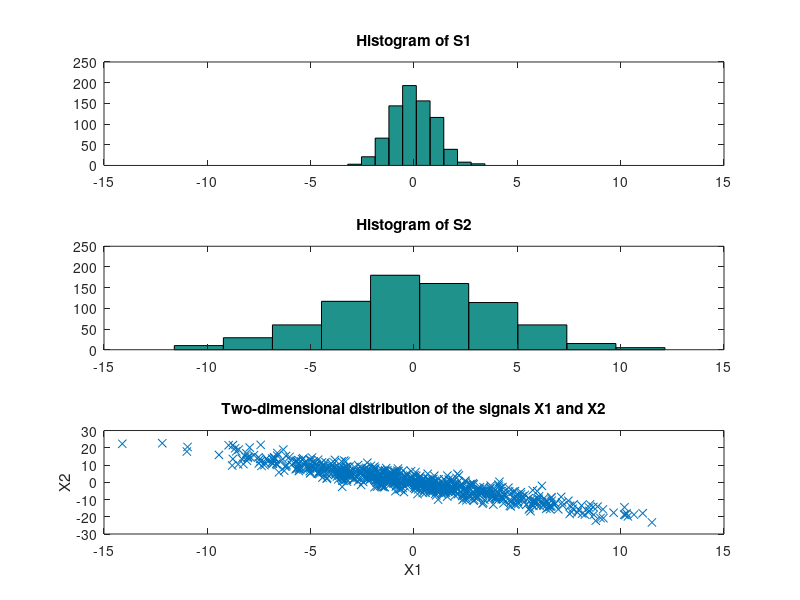

This figure's MATLAB source: (Note: this script raises an error after producing the figure.)
%%%%%%%%%%%%%%%%%%%%%%%%%%%%%%%%%%%%%%%%%%%%%%%%%%%%%%%%%%%%%%%%%%%%%%%
%Assignment C part 1
%CSE885
%Jesus Rivera
%Description:
%   This program Randomly creates 2 signals (S)
%   with n samples (by default n=750).
%   Source 1 has 0 mean and variance of 1
%   Source 2 has 0 mean and variance of 4
%   Then, it mixes the sources with a mixing matrix (A)
%   to create the observable vector (X).
%   Finally, it computes Y using ICA and SOM methods to demix (X)
%   and plot the results with each method
%%%%%%%%%%%%%%%%%%%%%%%%%%%%%%%%%%%%%%%%%%%%%%%%%%%%%%%%%%%%%%%%%%%%%%%%
clear        %clear previous values

eta = 0.6;   %Learning rate
n= 750;      %number of elements
train = 160; %Number of training steps

%Initialize the weights with random values
W = 0.01*rand(2,2);

%Mixing matrix
A = ([1 -1; 1 2]);

%Variance for the sources
Svar1 =1;
Svar2 =4;

%Generate the sources
S = double(zeros(2,n));
S(1,:) = normrnd(0,Svar1,n,1);
S(2,:) = normrnd(0,Svar2,n,1);

%Observation vector X = Source * mixer matrix
X = A*S;
 
%%%%%%%%%%%%%%%%%%%%%%%%%%%%%%%%%%%%%%%%%%%%%%%%
%Plots
%%%%%%%%%%%%%%%%%%%%%%%%%%%%%%%%%%%%%%%%%%%%%%%%
%Plot Histogram of S1
subplot(3,1,1)
hist(S(1,:))
axis([-15 15 0 250])    %[xmin xmax ymin ymax]
title('Histogram of S1')
drawnow

%Plot Histogram of S2
subplot(3,1,2)
hist(S(2,:))
axis([-15 15 0 250])    %[xmin xmax ymin ymax]
title('Histogram of S2');
drawnow

%Plot X1,X2
subplot(3,1,3)
plot(X(1,:),X(2,:),'x');
title('Two-dimensional distribution of the signals X1 and X2');
xlabel('X1');
ylabel('X2');
drawnow
pause(0.1);

%%%%%%%%%%%%%%%%%%%%%%%%%%%%%%%%%%%%%%%%%%%%%%%%%%%
%Compute Self-Organizing Maps
%%%%%%%%%%%%%%%%%%%%%%%%%%%%%%%%%%%%%%%%%%%%%%%%%%%
[A,W_SOM] = som(X,n, train, eta);

W_SOM = W_SOM(1,:);
Y_SOM = W*X;

%Compute the amplitude
Amplitude1_SOM = max(S(1,:)) / max(max(Y_SOM(1,:))); 
Amplitude2_SOM = max(S(2,:)) / max(max(Y_SOM(2,:)));

Y_SOM(1,:) = Y_SOM(1,:) *Amplitude1_SOM;
Y_SOM(2,:) = Y_SOM(2,:) *Amplitude2_SOM;

%%%%%%%%%%%%%%%%%%%%%%%%%%%%%%%%%%%%%%%%%%%%%%%%%%%
%Compute Independent Component Analysis
%%%%%%%%%%%%%%%%%%%%%%%%%%%%%%%%%%%%%%%%%%%%%%%%%%%
[Y_ICA,W_ICA]  = ICA(X,W, n, train, eta);

%Compute the amplitude
Amplitude1_ICA = max(S(1,:)) / max(max(Y_ICA(1,:))); 
Amplitude2_ICA = max(S(2,:)) / max(max(Y_ICA(2,:)));

Y_ICA(1,:) = Y_ICA(1,:) *Amplitude1_ICA;
Y_ICA(2,:) = Y_ICA(2,:) *Amplitude2_ICA;

% %%%%%%%%%%%%%%%%%%%%%%%%%%%%%%%%%%%%%%%%%%%%%%%%
% %Plots the results
% %%%%%%%%%%%%%%%%%%%%%%%%%%%%%%%%%%%%%%%%%%%%%%%%
i =1:n;
subplot(2,1,1)
plot(i,Y_ICA(1,:),'.-',i,Y_SOM(1,:),'*-',i,S(1,:),'--')
hleg1 = legend('Y_I_C_A_1','Y_S_O_M_1','S_1');
%title('S1 and Y_SOM1')
drawnow

%Plot of S2
subplot(2,1,2)
plot(i,Y_ICA(2,:),'*-',i,Y_SOM(2,:),'.-',i,S(2,:),'--')
hleg1 = legend('Y_I_C_A_2','Y_S_O_M_2','S_2');
%title('S2 and Y_SOM2');
drawnow
